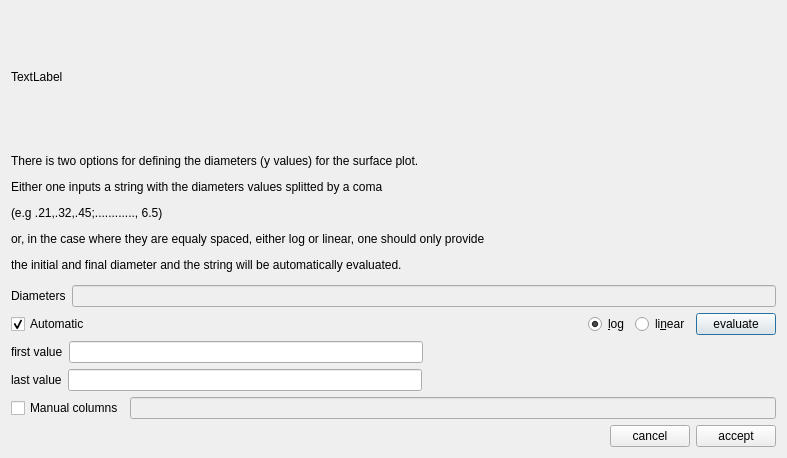
<?xml version="1.0" encoding="UTF-8"?>
<ui version="4.0">
 <class>buildsurfaceplot</class>
 <widget class="QDialog" name="buildsurfaceplot">
  <property name="geometry">
   <rect>
    <x>0</x>
    <y>0</y>
    <width>787</width>
    <height>458</height>
   </rect>
  </property>
  <property name="windowTitle">
   <string>Helping Defining a surface plot</string>
  </property>
  <property name="windowIcon">
   <iconset resource="../Ressources.qrc">
    <normaloff>:/Icons/Icons/banana4.svg</normaloff>:/Icons/Icons/banana4.svg</iconset>
  </property>
  <layout class="QGridLayout" name="gridLayout">
   <item row="0" column="0">
    <layout class="QVBoxLayout" name="verticalLayout_2">
     <item>
      <layout class="QVBoxLayout" name="verticalLayout">
       <item>
        <widget class="QLabel" name="informationlabel">
         <property name="text">
          <string>TextLabel</string>
         </property>
        </widget>
       </item>
       <item>
        <widget class="QLabel" name="label">
         <property name="text">
          <string>&lt;html&gt;&lt;head/&gt;&lt;body&gt;&lt;p&gt;There is two options for defining the diameters (y values) for the surface plot. &lt;/p&gt;&lt;p&gt;Either one inputs a string with the diameters values splitted by a coma &lt;/p&gt;&lt;p&gt;(e.g .21,.32,.45;............, 6.5)&lt;/p&gt;&lt;p&gt; or, in the case where they are equaly spaced, either log or linear, one  should only provide&lt;/p&gt;&lt;p&gt;the initial and final diameter and the string will be automatically evaluated.&lt;/p&gt;&lt;/body&gt;&lt;/html&gt;</string>
         </property>
        </widget>
       </item>
       <item>
        <layout class="QHBoxLayout" name="horizontalLayout">
         <item>
          <widget class="QLabel" name="label_2">
           <property name="text">
            <string>Diameters</string>
           </property>
          </widget>
         </item>
         <item>
          <widget class="QLineEdit" name="Diameters">
           <property name="enabled">
            <bool>false</bool>
           </property>
          </widget>
         </item>
        </layout>
       </item>
       <item>
        <layout class="QHBoxLayout" name="horizontalLayout_4">
         <item>
          <widget class="QCheckBox" name="automatic">
           <property name="text">
            <string>Automatic</string>
           </property>
           <property name="checked">
            <bool>true</bool>
           </property>
          </widget>
         </item>
         <item>
          <spacer name="horizontalSpacer">
           <property name="orientation">
            <enum>Qt::Horizontal</enum>
           </property>
           <property name="sizeHint" stdset="0">
            <size>
             <width>40</width>
             <height>20</height>
            </size>
           </property>
          </spacer>
         </item>
         <item>
          <widget class="QRadioButton" name="log">
           <property name="text">
            <string>&amp;log</string>
           </property>
           <property name="checked">
            <bool>true</bool>
           </property>
          </widget>
         </item>
         <item>
          <widget class="QRadioButton" name="linear">
           <property name="text">
            <string>li&amp;near</string>
           </property>
          </widget>
         </item>
         <item>
          <widget class="QPushButton" name="evaluate">
           <property name="text">
            <string>evaluate</string>
           </property>
           <property name="icon">
            <iconset resource="../Ressources.qrc">
             <normaloff>:/Icons/Icons/mathematic.svg</normaloff>:/Icons/Icons/mathematic.svg</iconset>
           </property>
          </widget>
         </item>
        </layout>
       </item>
       <item>
        <layout class="QHBoxLayout" name="horizontalLayout_2">
         <item>
          <widget class="QLabel" name="label_3">
           <property name="text">
            <string>first value</string>
           </property>
          </widget>
         </item>
         <item>
          <widget class="QLineEdit" name="firstValue"/>
         </item>
         <item>
          <spacer name="horizontalSpacer_3">
           <property name="orientation">
            <enum>Qt::Horizontal</enum>
           </property>
           <property name="sizeHint" stdset="0">
            <size>
             <width>40</width>
             <height>20</height>
            </size>
           </property>
          </spacer>
         </item>
        </layout>
       </item>
       <item>
        <layout class="QHBoxLayout" name="horizontalLayout_3">
         <item>
          <widget class="QLabel" name="label_4">
           <property name="text">
            <string>last value</string>
           </property>
          </widget>
         </item>
         <item>
          <widget class="QLineEdit" name="lastValue"/>
         </item>
         <item>
          <spacer name="horizontalSpacer_4">
           <property name="orientation">
            <enum>Qt::Horizontal</enum>
           </property>
           <property name="sizeHint" stdset="0">
            <size>
             <width>40</width>
             <height>20</height>
            </size>
           </property>
          </spacer>
         </item>
        </layout>
       </item>
      </layout>
     </item>
     <item>
      <layout class="QHBoxLayout" name="horizontalLayout_5">
       <item>
        <widget class="QCheckBox" name="checkManual">
         <property name="toolTip">
          <string>&lt;html&gt;&lt;head/&gt;&lt;body&gt;&lt;p&gt;If this is checked the bins to plot is not going to be fetched from the selectedwindows window (only one is necessary to have the table mane) but are going to be maual inputed as a comma separated values.&lt;/p&gt;&lt;/body&gt;&lt;/html&gt;</string>
         </property>
         <property name="text">
          <string>Manual columns</string>
         </property>
        </widget>
       </item>
       <item>
        <widget class="QLineEdit" name="Bins">
         <property name="enabled">
          <bool>false</bool>
         </property>
        </widget>
       </item>
      </layout>
     </item>
     <item>
      <layout class="QHBoxLayout" name="horizontalLayout_6">
       <item>
        <spacer name="horizontalSpacer_2">
         <property name="orientation">
          <enum>Qt::Horizontal</enum>
         </property>
         <property name="sizeHint" stdset="0">
          <size>
           <width>40</width>
           <height>20</height>
          </size>
         </property>
        </spacer>
       </item>
       <item>
        <widget class="QPushButton" name="cancelbutton">
         <property name="text">
          <string>cancel</string>
         </property>
         <property name="icon">
          <iconset resource="../Ressources.qrc">
           <normaloff>:/Icons/Icons/cancel4.svg</normaloff>:/Icons/Icons/cancel4.svg</iconset>
         </property>
        </widget>
       </item>
       <item>
        <widget class="QPushButton" name="aceptbutton">
         <property name="text">
          <string>accept</string>
         </property>
         <property name="icon">
          <iconset resource="../Ressources.qrc">
           <normaloff>:/Icons/Icons/check46.svg</normaloff>:/Icons/Icons/check46.svg</iconset>
         </property>
        </widget>
       </item>
      </layout>
     </item>
    </layout>
   </item>
  </layout>
 </widget>
 <resources>
  <include location="../Ressources.qrc"/>
 </resources>
 <connections>
  <connection>
   <sender>automatic</sender>
   <signal>toggled(bool)</signal>
   <receiver>Diameters</receiver>
   <slot>setDisabled(bool)</slot>
   <hints>
    <hint type="sourcelabel">
     <x>56</x>
     <y>193</y>
    </hint>
    <hint type="destinationlabel">
     <x>430</x>
     <y>151</y>
    </hint>
   </hints>
  </connection>
  <connection>
   <sender>cancelbutton</sender>
   <signal>pressed()</signal>
   <receiver>buildsurfaceplot</receiver>
   <slot>reject()</slot>
   <hints>
    <hint type="sourcelabel">
     <x>646</x>
     <y>375</y>
    </hint>
    <hint type="destinationlabel">
     <x>393</x>
     <y>228</y>
    </hint>
   </hints>
  </connection>
  <connection>
   <sender>automatic</sender>
   <signal>toggled(bool)</signal>
   <receiver>firstValue</receiver>
   <slot>setEnabled(bool)</slot>
   <hints>
    <hint type="sourcelabel">
     <x>56</x>
     <y>193</y>
    </hint>
    <hint type="destinationlabel">
     <x>252</x>
     <y>235</y>
    </hint>
   </hints>
  </connection>
  <connection>
   <sender>automatic</sender>
   <signal>toggled(bool)</signal>
   <receiver>lastValue</receiver>
   <slot>setEnabled(bool)</slot>
   <hints>
    <hint type="sourcelabel">
     <x>56</x>
     <y>193</y>
    </hint>
    <hint type="destinationlabel">
     <x>250</x>
     <y>276</y>
    </hint>
   </hints>
  </connection>
  <connection>
   <sender>automatic</sender>
   <signal>toggled(bool)</signal>
   <receiver>log</receiver>
   <slot>setEnabled(bool)</slot>
   <hints>
    <hint type="sourcelabel">
     <x>56</x>
     <y>193</y>
    </hint>
    <hint type="destinationlabel">
     <x>583</x>
     <y>193</y>
    </hint>
   </hints>
  </connection>
  <connection>
   <sender>automatic</sender>
   <signal>toggled(bool)</signal>
   <receiver>linear</receiver>
   <slot>setEnabled(bool)</slot>
   <hints>
    <hint type="sourcelabel">
     <x>56</x>
     <y>193</y>
    </hint>
    <hint type="destinationlabel">
     <x>646</x>
     <y>193</y>
    </hint>
   </hints>
  </connection>
  <connection>
   <sender>checkManual</sender>
   <signal>toggled(bool)</signal>
   <receiver>Bins</receiver>
   <slot>setEnabled(bool)</slot>
   <hints>
    <hint type="sourcelabel">
     <x>76</x>
     <y>379</y>
    </hint>
    <hint type="destinationlabel">
     <x>464</x>
     <y>379</y>
    </hint>
   </hints>
  </connection>
 </connections>
</ui>
